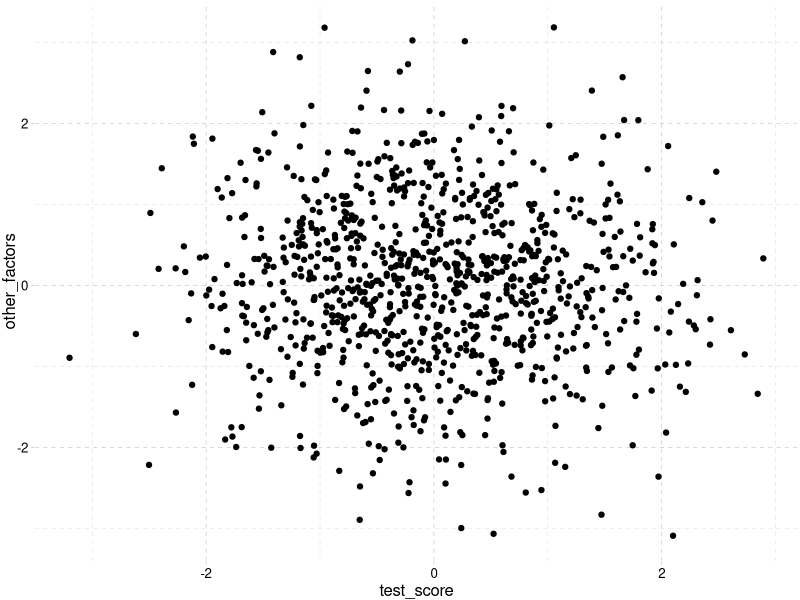
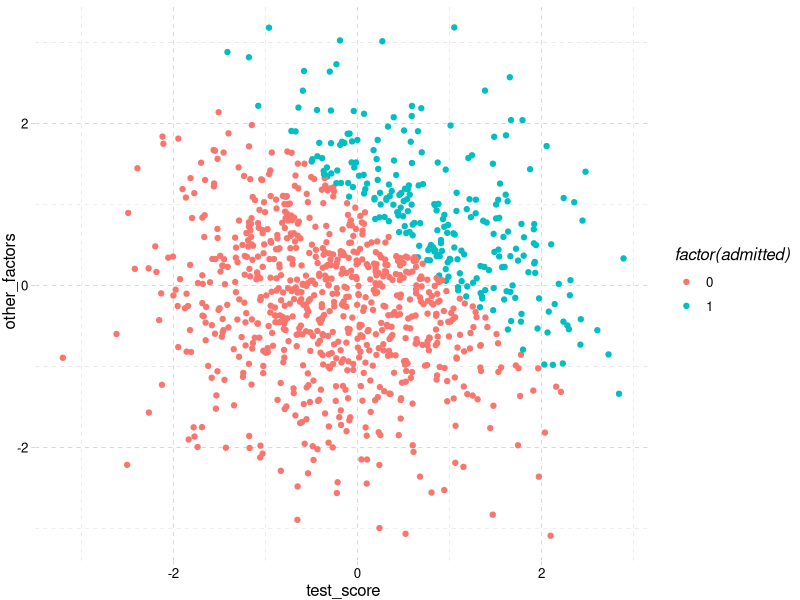
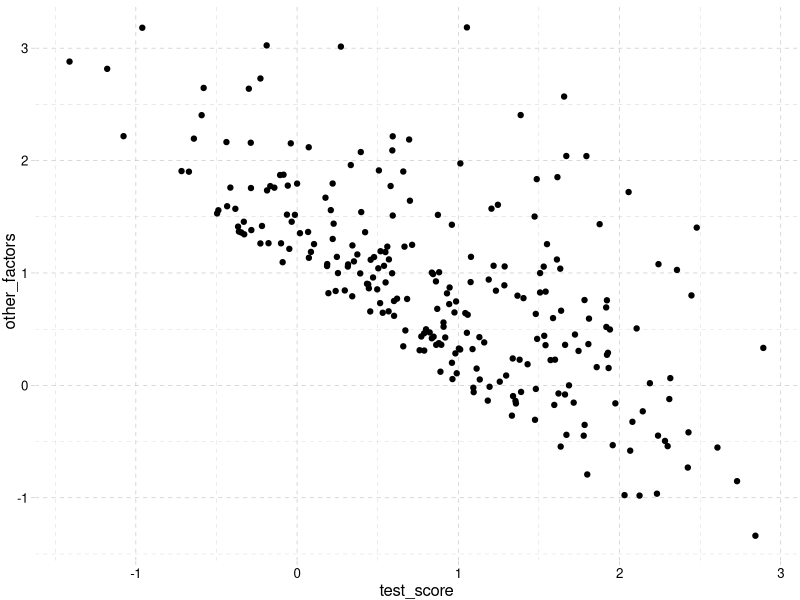
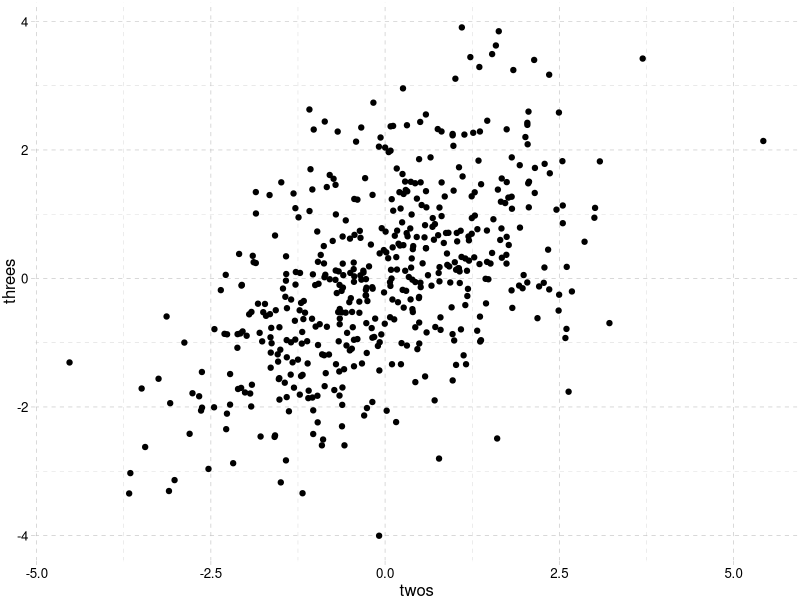
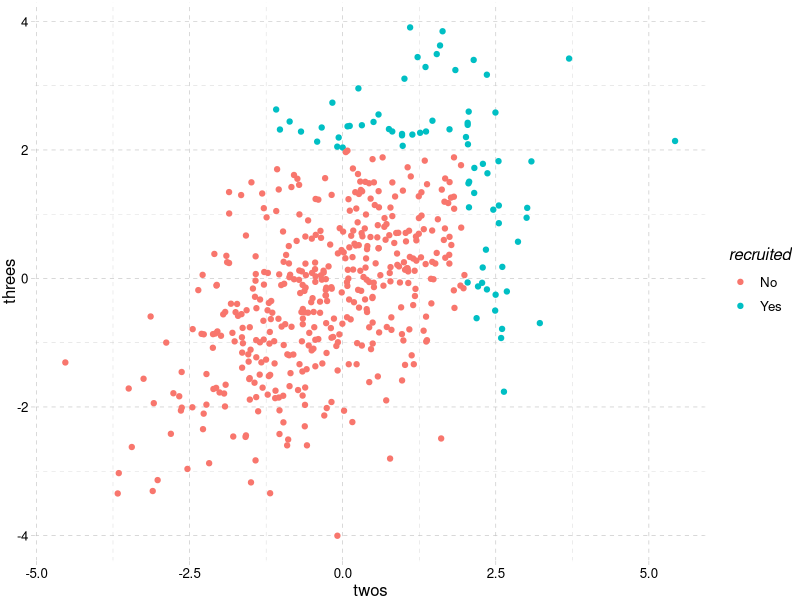

Generate these figures, in order, with R:
## ---- chunk 1
knitr::opts_chunk$set(echo = TRUE)
## ---- chunk 2
library(tidyverse)
library(ggthemes)
theme_set(theme_pander())
set.seed(0929)
## ---- chunk 3
d <- tibble(
  test_score = rnorm(1000),
  other_factors = rnorm(1000)
)

qplot(test_score,
      other_factors,
      data = d)

cor(d)

d <- d |> 
  mutate(admitted = if_else(test_score + other_factors > 1, 1L, 0L))

ggplot(d,
       aes(x = test_score,
           y = other_factors,
           color = factor(admitted))) +
  geom_point()

admit_data <- d |> 
  filter(admitted == 1) |> 
  select(-admitted)

qplot(test_score,
      other_factors,
      data = admit_data)

cor(admit_data)

## ---- chunk 4
db <- tibble(
  ability = rnorm(500),
  twos = ability + rnorm(500),
  threes = ability + rnorm(500)
)

db <- db |> 
  select(-ability)

qplot(twos,
      threes,
      data = db)

cor(db)

db <- db |> 
  mutate(recruited = if_else(twos > 2 | threes > 2, "Yes", "No"))

ggplot(db,
       aes(x = twos,
           y = threes,
           color = recruited)) +
  geom_point()

db |> 
  filter(recruited == "Yes") |> 
  select(-recruited) |> 
  cor()

